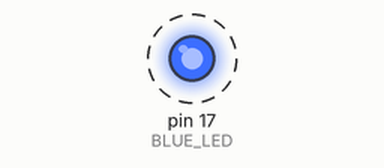
This sketch was run on a simulated Arduino Uno, built with avr-gcc and run on an emulated ATmega328P. Shown: output pins drawn as LEDs (lit = HIGH). Dashed ring = blinking.

Above: at 0.2 s.
Timing chart, 0 to 3.0 s (numbered marks = the images above):
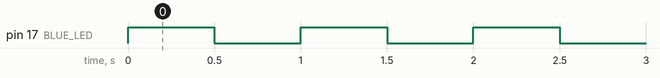

Measured:
- by itself, pin 17 (BLUE_LED): alternates HIGH for 0.50 s and LOW for 0.50 s

The sketch:

blue_blink.ino
```cpp
#define BLUE_LED 17

void setup() {
  pinMode(BLUE_LED, OUTPUT);
}

void loop() {
  digitalWrite(BLUE_LED, HIGH);
  delay(500);
  digitalWrite(BLUE_LED, LOW);
  delay(500);
}
```
